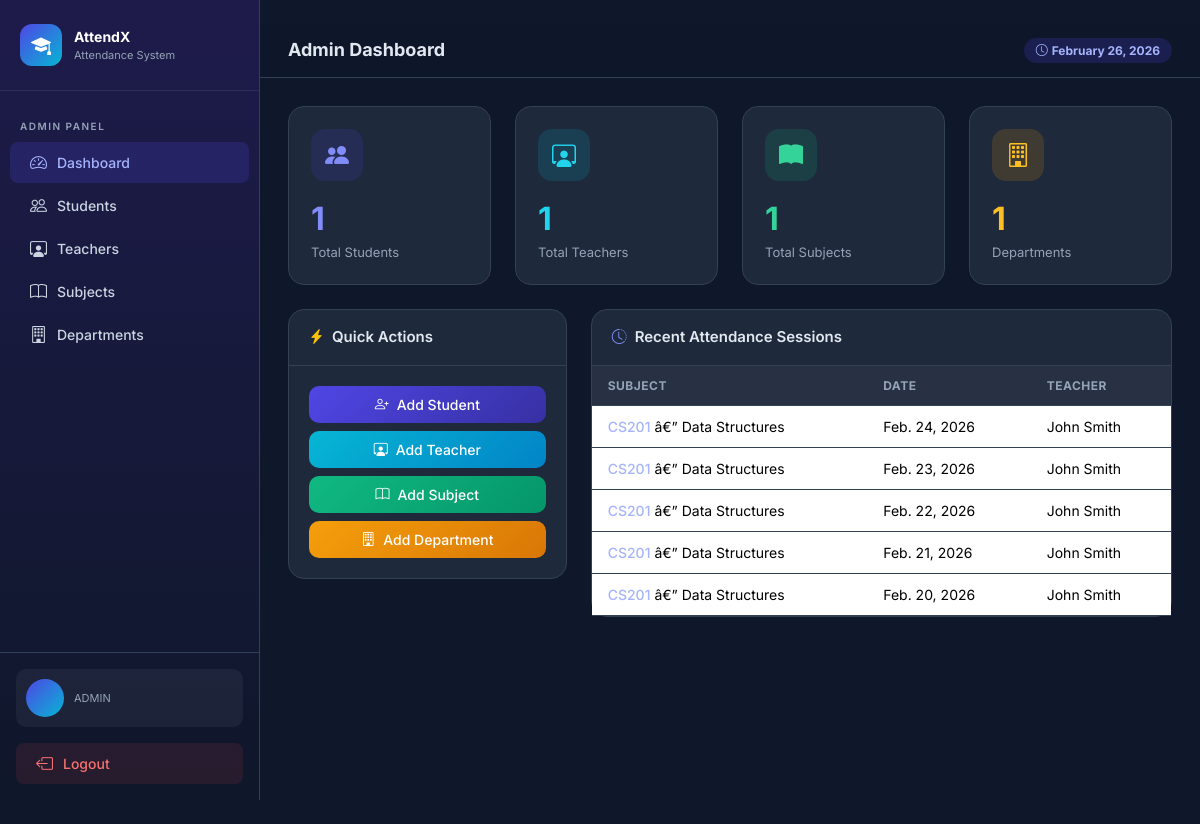
The page /admin-dashboard/ (signed in) on the database its author committed.
### attendance/models.py (models this page shows, shortened)
class CustomUser(AbstractUser):
    ROLE_CHOICES = (
        ('ADMIN', 'Admin'),
        ('TEACHER', 'Teacher'),
        ('STUDENT', 'Student'),
    )
    role = models.CharField(max_length=10, choices=ROLE_CHOICES, default='STUDENT')
    phone = models.CharField(max_length=15, blank=True, null=True)

class AttendanceSession(models.Model):
    subject = models.ForeignKey(Subject, on_delete=models.CASCADE, related_name='sessions')
    date = models.DateField()
    teacher = models.ForeignKey(
        CustomUser, on_delete=models.SET_NULL, null=True, blank=True,
        limit_choices_to={'role': 'TEACHER'}, related_name='sessions'
    )
    created_at = models.DateTimeField(auto_now_add=True)
    class Meta:
        unique_together = ('subject', 'date')
        ordering = ['-date']

class Subject(models.Model):
    name = models.CharField(max_length=100)
    code = models.CharField(max_length=20, unique=True)
    department = models.ForeignKey(Department, on_delete=models.CASCADE, related_name='subjects')
    teacher = models.ForeignKey(
        CustomUser, on_delete=models.SET_NULL, null=True, blank=True,
        limit_choices_to={'role': 'TEACHER'}, related_name='subjects'
    )
    semester = models.IntegerField(default=1)
    created_at = models.DateTimeField(auto_now_add=True)

### attendance/views.py (the view)
    def wrapper(request, *args, **kwargs):
        if not request.user.is_authenticated or request.user.role != 'ADMIN':
            messages.error(request, 'Access denied.')
            return redirect('login')
        return view_func(request, *args, **kwargs)

### attendance/views.py (called while the page is built)
def admin_required(view_func):
    def wrapper(request, *args, **kwargs):
        if not request.user.is_authenticated or request.user.role != 'ADMIN':
            messages.error(request, 'Access denied.')
            return redirect('login')
        return view_func(request, *args, **kwargs)
    return wrapper

@login_required
@admin_required
def admin_dashboard(request):
    total_students = Student.objects.count()
    total_teachers = CustomUser.objects.filter(role='TEACHER').count()
    total_subjects = Subject.objects.count()
    total_departments = Department.objects.count()
    recent_sessions = AttendanceSession.objects.select_related('subject', 'teacher').order_by('-date')[:5]
    context = {
        'total_students': total_students,
        'total_teachers': total_teachers,
        'total_subjects': total_subjects,
        'total_departments': total_departments,
        'recent_sessions': recent_sessions,
    }
    return render(request, 'attendance/admin_dashboard.html', context)

### templates/attendance/admin_dashboard.html (shortened to what this page needs)
﻿{% extends 'attendance/base.html' %}
{% block page_title %}Admin Dashboard{% endblock %}
{% block content %}
<div class="row g-4 mb-4">
    <div class="col-md-3">
        <div class="stat-card">
            <div class="icon-wrap" style="background:rgba(79,70,229,0.15);color:#818cf8;">
                <i class="bi bi-people-fill"></i>
            </div>
            <div class="stat-value" style="color:#818cf8;">{{ total_students }}</div>
            <div class="stat-label">Total Students</div>
        </div>
    </div>
    <div class="col-md-3">
        <div class="stat-card">
            <div class="icon-wrap" style="background:rgba(6,182,212,0.15);color:#22d3ee;">
                <i class="bi bi-person-workspace"></i>
            </div>
            <div class="stat-value" style="color:#22d3ee;">{{ total_teachers }}</div>
            <div class="stat-label">Total Teachers</div>
        </div>
    </div>
    <div class="col-md-3">
        <div class="stat-card">
            <div class="icon-wrap" style="background:rgba(16,185,129,0.15);color:#34d399;">
                <i class="bi bi-book-fill"></i>
            </div>
            <div class="stat-value" style="color:#34d399;">{{ total_subjects }}</div>
            <div class="stat-label">Total Subjects</div>
        </div>
    </div>
    <div class="col-md-3">
        <div class="stat-card">
            <div class="icon-wrap" style="background:rgba(245,158,11,0.15);color:#fbbf24;">
                <i class="bi bi-building"></i>
            </div>
            <div class="stat-value" style="color:#fbbf24;">{{ total_departments }}</div>
            <div class="stat-label">Departments</div>
        </div>
    </div>
</div>
<div class="row g-4">
    <div class="col-md-4">
        <div class="card-custom">
            <div class="card-header"><i class="bi bi-lightning-charge-fill text-warning me-2"></i>Quick Actions</div>
            <div class="card-body d-grid gap-2">
                <a href="{% url 'manage_students' %}" class="btn btn-primary-custom"><i
                        class="bi bi-person-plus me-2"></i>Add Student</a>
                <a href="{% url 'manage_teachers' %}" class="btn btn-primary-custom"
                    style="background:linear-gradient(135deg,#06b6d4,#0284c7)"><i
                        class="bi bi-person-workspace me-2"></i>Add Teacher</a>
                <a href="{% url 'manage_subjects' %}" class="btn btn-primary-custom"
                    style="background:linear-gradient(135deg,#10b981,#059669)"><i class="bi bi-book me-2"></i>Add
                    Subject</a>
                <a href="{% url 'manage_departments' %}" class="btn btn-primary-custom"
                    style="background:linear-gradient(135deg,#f59e0b,#d97706)"><i class="bi bi-building me-2"></i>Add
                    Department</a>
            </div>
        </div>
    </div>
    <div class="col-md-8">
        <div class="card-custom">
            <div class="card-header"><i class="bi bi-clock-history me-2" style="color:#818cf8;"></i>Recent Attendance
                Sessions</div>
            <div class="card-body p-0">
                {% if recent_sessions %}
                <table class="table table-custom mb-0">
                    <thead>
                        <tr>
                            <th>Subject</th>
                            <th>Date</th>
                            <th>Teacher</th>
                        </tr>
                    </thead>
                    <tbody>
                        {% for session in recent_sessions %}
                        <tr>
                            <td><span style="color:#a5b4fc;font-weight:500;">{{ session.subject.code }}</span> â€” {{ session.subject.name }}</td>
                            <td>{{ session.date }}</td>
                            <td>{{ session.teacher.get_full_name }}</td>
                        </tr>
                        {% endfor %}
                    </tbody>
                </table>
                {% else %}
                <div class="text-center py-5" style="color:#64748b;">
                    <i class="bi bi-calendar-x" style="font-size:40px;"></i>
                    <p class="mt-2">No attendance sessions yet.</p>
                </div>
                {% endif %}
            </div>
        </div>
    </div>
</div>
{% endblock %}

### templates/attendance/base.html (shortened to what this page needs)
<!DOCTYPE html>
<html lang="en">
<head>
  <link href="https://cdn.jsdelivr.net/npm/bootstrap@5.3.2/dist/css/bootstrap.min.css" rel="stylesheet"/>
  <link href="https://cdn.jsdelivr.net/npm/bootstrap-icons@1.11.3/font/bootstrap-icons.css" rel="stylesheet"/>
</head>
<body>
  {% if user.is_authenticated %}
  <div class="sidebar">
    <div class="sidebar-brand">
      <div class="brand-icon"><i class="bi bi-mortarboard-fill"></i></div>
      <div>
        <div class="brand-text">AttendX</div>
        <div class="brand-sub">Attendance System</div>
      </div>
    </div>
    <nav class="mt-2">
      {% if user.role == 'ADMIN' %}
        <div class="nav-section-title">Admin Panel</div>
        <a href="{% url 'admin_dashboard' %}" class="nav-link {% if request.resolver_match.url_name == 'admin_dashboard' %}active{% endif %}">
          <i class="bi bi-speedometer2"></i> Dashboard
        </a>
        <a href="{% url 'manage_students' %}" class="nav-link {% if request.resolver_match.url_name == 'manage_students' %}active{% endif %}">
          <i class="bi bi-people"></i> Students
        </a>
        <a href="{% url 'manage_teachers' %}" class="nav-link {% if request.resolver_match.url_name == 'manage_teachers' %}active{% endif %}">
          <i class="bi bi-person-workspace"></i> Teachers
        </a>
        <a href="{% url 'manage_subjects' %}" class="nav-link {% if request.resolver_match.url_name == 'manage_subjects' %}active{% endif %}">
          <i class="bi bi-book"></i> Subjects
        </a>
        <a href="{% url 'manage_departments' %}" class="nav-link {% if request.resolver_match.url_name == 'manage_departments' %}active{% endif %}">
          <i class="bi bi-building"></i> Departments
        </a>
      {% elif user.role == 'STUDENT' %}
        <div class="nav-section-title">Student Panel</div>
        <a href="{% url 'student_dashboard' %}" class="nav-link {% if request.resolver_match.url_name == 'student_dashboard' %}active{% endif %}">
          <i class="bi bi-speedometer2"></i> My Attendance
        </a>
      {% endif %}
    </nav>
    <div class="sidebar-footer">
      <div class="user-info mb-3">
        <div class="user-avatar">{{ user.first_name|first|upper }}{{ user.last_name|first|upper }}</div>
        <div>
          <div class="user-role">{{ user.role }}</div>
        </div>
      </div>
      <a href="{% url 'logout' %}" class="nav-link" style="margin:0; background: rgba(239,68,68,0.1); color: #f87171;">
        <i class="bi bi-box-arrow-left"></i> Logout
      </a>
    </div>
  </div>
  <div class="main-content">
    <div class="topbar">
      <h4>{% block page_title %}Dashboard{% endblock %}</h4>
      <div class="topbar-actions">
        <span class="badge rounded-pill" style="background:rgba(79,70,229,0.2);color:#a5b4fc;padding:6px 12px;">
          <i class="bi bi-clock me-1"></i>{% now "F j, Y" %}
        </span>
      </div>
    </div>
    <div class="content-area">
      {% block content %}{% endblock %}
    </div>
  </div>
  {% else %}
    {% block auth_content %}{% endblock %}
  {% endif %}
</body>
</html>

### templates/attendance/base.html (style rules this page uses)
:root { --primary: #4f46e5; --primary-dark: #3730a3; --secondary: #06b6d4; --success: #10b981; --warning: #f59e0b; --danger: #ef4444; --dark: #0f172a; --card-bg: #1e293b; --sidebar-bg: #0f172a; --body-bg: #0f172a; --text-muted-custom: #94a3b8; --border: #334155; }
* { box-sizing: border-box; }
body { font-family: 'Inter', sans-serif; background: var(--body-bg); color: #e2e8f0; min-height: 100vh; }
.sidebar { width: 260px; min-height: 100vh; background: linear-gradient(180deg, #1e1b4b 0%, #0f172a 100%); border-right: 1px solid var(--border); display: flex; flex-direction: column; position: fixed; top: 0; left: 0; z-index: 1000; }
.sidebar-brand { padding: 24px 20px; border-bottom: 1px solid rgba(255,255,255,0.08); display: flex; align-items: center; gap: 12px; }
.sidebar-brand .brand-icon { width: 42px; height: 42px; background: linear-gradient(135deg, var(--primary), var(--secondary)); border-radius: 12px; display: flex; align-items: center; justify-content: center; font-size: 20px; color: white; }
.sidebar-brand .brand-text { font-size: 14px; font-weight: 700; color: #fff; }
.sidebar-brand .brand-sub { font-size: 11px; color: var(--text-muted-custom); }
.nav-section-title { padding: 20px 20px 6px; font-size: 10px; font-weight: 600; text-transform: uppercase; letter-spacing: 1.5px; color: var(--text-muted-custom); }
.sidebar .nav-link { display: flex; align-items: center; gap: 10px; padding: 10px 20px; color: #cbd5e1; font-size: 14px; font-weight: 500; border-radius: 0; transition: all 0.2s; text-decoration: none; margin: 2px 10px; border-radius: 8px; }
.sidebar .nav-link:hover, .sidebar .nav-link.active { background: rgba(79,70,229,0.2); color: #a5b4fc; }
.sidebar .nav-link i { font-size: 17px; }
.sidebar-footer { margin-top: auto; padding: 16px; border-top: 1px solid var(--border); }
.user-info { display: flex; align-items: center; gap: 10px; padding: 10px; border-radius: 10px; background: rgba(255,255,255,0.05); }
.user-avatar { width: 38px; height: 38px; border-radius: 50%; background: linear-gradient(135deg, var(--primary), var(--secondary)); display: flex; align-items: center; justify-content: center; font-weight: 700; font-size: 14px; color: #fff; flex-shrink: 0; }
.user-role { font-size: 11px; color: var(--text-muted-custom); text-transform: capitalize; }
.main-content { margin-left: 260px; min-height: 100vh; display: flex; flex-direction: column; }
.topbar { background: rgba(15,23,42,0.9); border-bottom: 1px solid var(--border); padding: 14px 28px; display: flex; align-items: center; justify-content: space-between; backdrop-filter: blur(10px); position: sticky; top: 0; z-index: 999; }
.topbar h4 { margin: 0; font-size: 18px; font-weight: 700; }
.topbar .topbar-actions { display: flex; gap: 10px; align-items: center; }
.content-area { padding: 28px; flex: 1; }
.stat-card { background: var(--card-bg); border: 1px solid var(--border); border-radius: 16px; padding: 22px; transition: transform 0.2s; }
.stat-card .icon-wrap { width: 52px; height: 52px; border-radius: 14px; display: flex; align-items: center; justify-content: center; font-size: 24px; margin-bottom: 14px; }
.stat-card .stat-value { font-size: 32px; font-weight: 700; }
.stat-card .stat-label { color: var(--text-muted-custom); font-size: 13px; }
.card-custom { background: var(--card-bg); border: 1px solid var(--border); border-radius: 16px; }
.card-custom .card-header { background: transparent; border-bottom: 1px solid var(--border); padding: 16px 20px; font-weight: 600; font-size: 15px; }
.card-custom .card-body { padding: 20px; }
.table-custom { color: #e2e8f0; }
.table-custom thead th { background: rgba(255,255,255,0.04); color: var(--text-muted-custom); font-size: 12px; text-transform: uppercase; letter-spacing: 0.5px; border-color: var(--border); padding: 12px 16px; }
.table-custom tbody td { border-color: var(--border); vertical-align: middle; padding: 12px 16px; font-size: 14px; }
.btn-primary-custom { background: linear-gradient(135deg, var(--primary), var(--primary-dark)); color: white; border: none; border-radius: 10px; padding: 8px 20px; font-size: 14px; font-weight: 500; transition: all 0.2s; }

### rows shown on the page
CustomUser: role "ADMIN"
AttendanceSession: subject.code "CS201", subject.name "Data Structures", date "Feb. 24, 2026", teacher.get_full_name "John Smith"
AttendanceSession: subject.code "CS201", subject.name "Data Structures", date "Feb. 23, 2026", teacher.get_full_name "John Smith"
AttendanceSession: subject.code "CS201", subject.name "Data Structures", date "Feb. 22, 2026", teacher.get_full_name "John Smith"
AttendanceSession: subject.code "CS201", subject.name "Data Structures", date "Feb. 21, 2026", teacher.get_full_name "John Smith"
AttendanceSession: subject.code "CS201", subject.name "Data Structures", date "Feb. 20, 2026", teacher.get_full_name "John Smith"

### other values the page prints
{{ total_students }} "1"
{{ total_teachers }} "1"
{{ total_subjects }} "1"
{{ total_departments }} "1"
